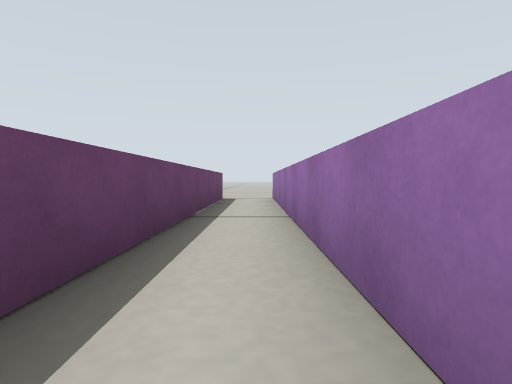
[1] (above)

13 first-person views from a walk through a Gazebo world. The camera is 0.11 m above the floor, tilts 2° down and sees 75° across. The floor is counted in squares, 0.2 m on a side. Each view is taken from the middle of a square. On the plan, view 1 faces up. The plan holds only what a view shows up to about 9 squares ahead; the rest is blank.

[2]
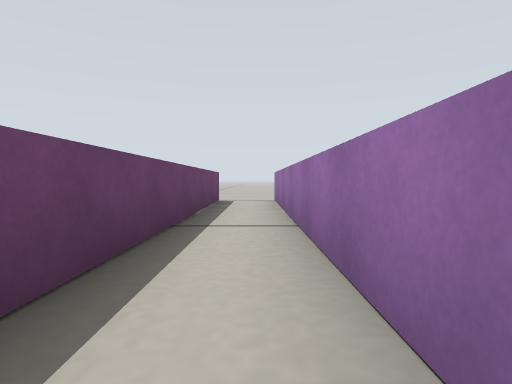

[3]
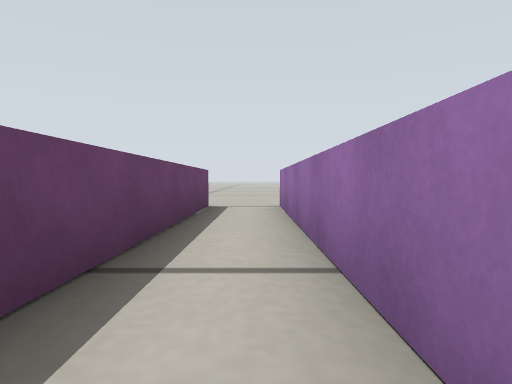

[4]
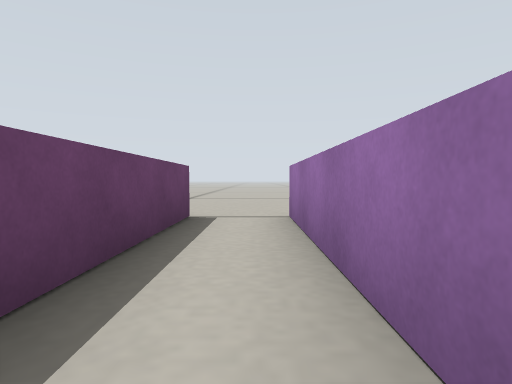

[5]
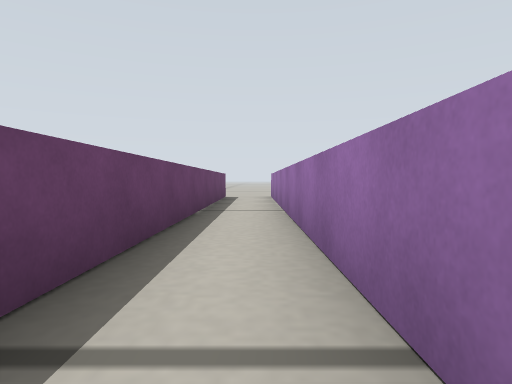

[6]
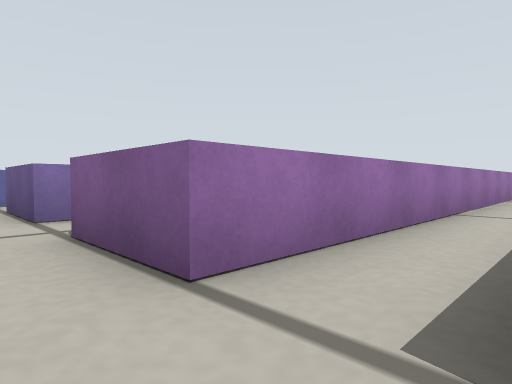

[7]
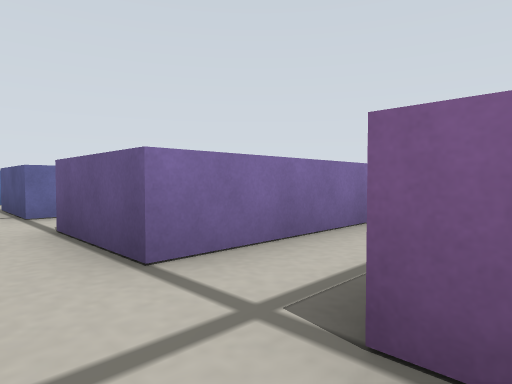

[8]
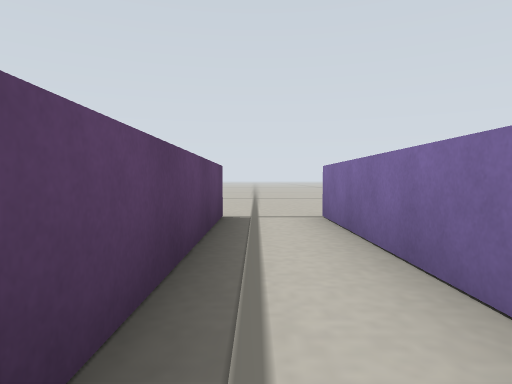

[9]
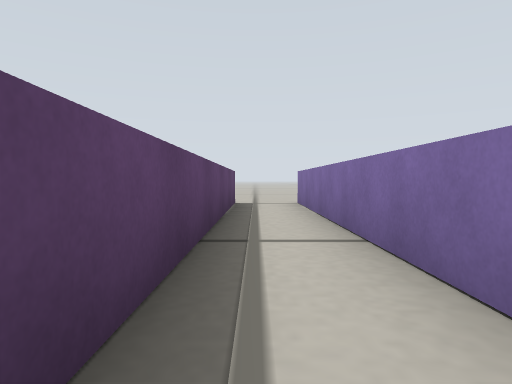

[10]
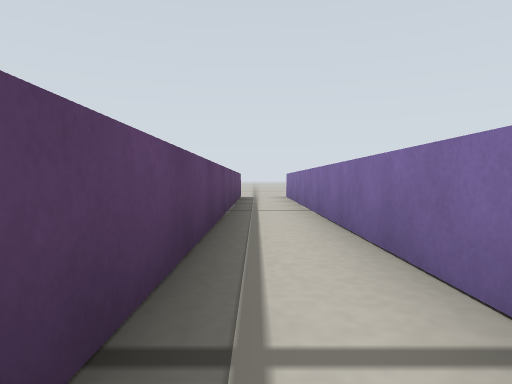

[11]
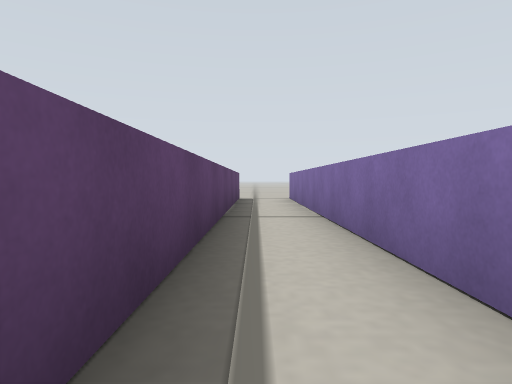

[12]
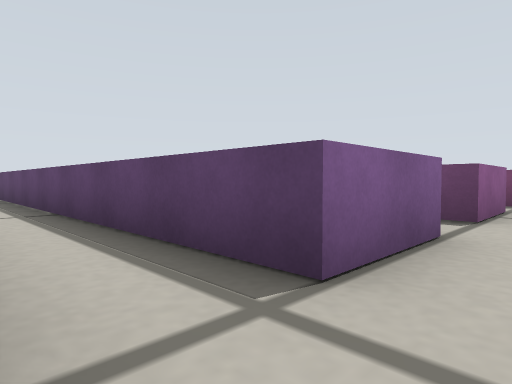

[13]
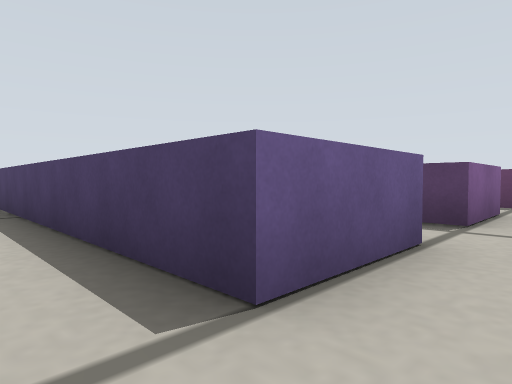

### Floor plan
Points are (right, up) in squares from view 1. A wall is a line through its corners. A room is listed if a view was taken in it or the views show most of it. See-through windows are left out.
Room 1 (views 1, 2, 3, 4, 5)
walls: (0.5, -0.4) (0.5, 10); (-1, 10) (-1, 0.2)
ways out: opening at (0, 10) to room 2
Room 2 (view 6)
walls: (-3, 10) (-1, 10)
ways out: opening at (0, 10) to room 1; opening at (1.5, 11) to room 3
Room 3 (views 7, 8, 9, 10, 11)
walls: (4, 0.2) (4, 10); (0.5, 10) (2.5, 10) (2.5, -0.4)
ways out: opening at (1.5, 11) to room 2; opening at (3, 11) to room 4
Room 4 (views 12, 13)
walls: (4, 10) (6, 10)
ways out: opening at (3, 11) to room 3; opening at (7, 10)

Where each view was taken, in squares from view 1:
view 1: 0 up, 0 right, facing up
view 2: 1 up, 0 right, facing up
view 3: 3 up, 0 right, facing up
view 4: 5 up, 0 right, facing up
view 5: 1 down, 0 right, facing up
view 6: 11 up, 1 left, facing down-right
view 7: 11 up, 2 right, facing down-right
view 8: 5 up, 3 right, facing up
view 9: 2 up, 3 right, facing up
view 10: 1 down, 3 right, facing up
view 11: 0 up, 3 right, facing up
view 12: 11 up, 4 right, facing down-left
view 13: 11 up, 7 right, facing down-left
